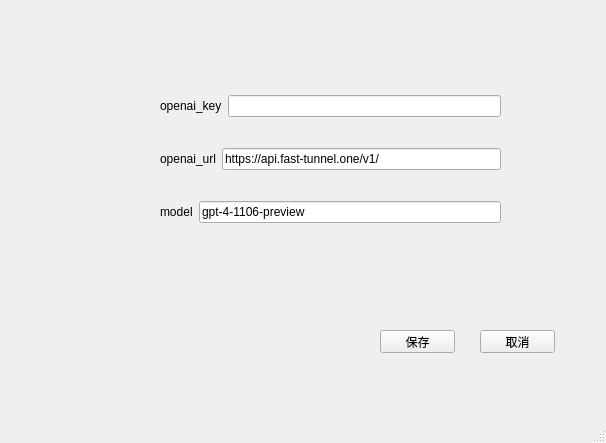
<?xml version="1.0" encoding="UTF-8"?>
<ui version="4.0">
 <class>setting_window</class>
 <widget class="QMainWindow" name="setting_window">
  <property name="geometry">
   <rect>
    <x>0</x>
    <y>0</y>
    <width>606</width>
    <height>443</height>
   </rect>
  </property>
  <property name="windowTitle">
   <string>设置</string>
  </property>
  <widget class="QWidget" name="centralwidget">
   <widget class="QWidget" name="verticalLayoutWidget">
    <property name="geometry">
     <rect>
      <x>160</x>
      <y>70</y>
      <width>341</width>
      <height>181</height>
     </rect>
    </property>
    <layout class="QVBoxLayout" name="verticalLayout">
     <item>
      <layout class="QHBoxLayout" name="horizontalLayout">
       <item>
        <widget class="QLabel" name="label">
         <property name="text">
          <string>openai_key</string>
         </property>
        </widget>
       </item>
       <item>
        <widget class="QLineEdit" name="openai_key"/>
       </item>
      </layout>
     </item>
     <item>
      <layout class="QHBoxLayout" name="horizontalLayout_2">
       <item>
        <widget class="QLabel" name="label_4">
         <property name="text">
          <string>openai_url</string>
         </property>
        </widget>
       </item>
       <item>
        <widget class="QLineEdit" name="openai_url">
         <property name="text">
          <string>https://api.fast-tunnel.one/v1/</string>
         </property>
        </widget>
       </item>
      </layout>
     </item>
     <item>
      <layout class="QHBoxLayout" name="horizontalLayout_3">
       <item>
        <widget class="QLabel" name="label_5">
         <property name="text">
          <string>model</string>
         </property>
        </widget>
       </item>
       <item>
        <widget class="QLineEdit" name="openai_model">
         <property name="text">
          <string>gpt-4-1106-preview</string>
         </property>
        </widget>
       </item>
      </layout>
     </item>
    </layout>
   </widget>
   <widget class="QPushButton" name="save_btn">
    <property name="geometry">
     <rect>
      <x>380</x>
      <y>330</y>
      <width>75</width>
      <height>23</height>
     </rect>
    </property>
    <property name="text">
     <string>保存</string>
    </property>
   </widget>
   <widget class="QPushButton" name="cancel_btn">
    <property name="geometry">
     <rect>
      <x>480</x>
      <y>330</y>
      <width>75</width>
      <height>23</height>
     </rect>
    </property>
    <property name="text">
     <string>取消</string>
    </property>
   </widget>
  </widget>
  <widget class="QMenuBar" name="menubar">
   <property name="geometry">
    <rect>
     <x>0</x>
     <y>0</y>
     <width>606</width>
     <height>22</height>
    </rect>
   </property>
  </widget>
  <widget class="QStatusBar" name="statusbar"/>
 </widget>
 <resources/>
 <connections/>
</ui>
